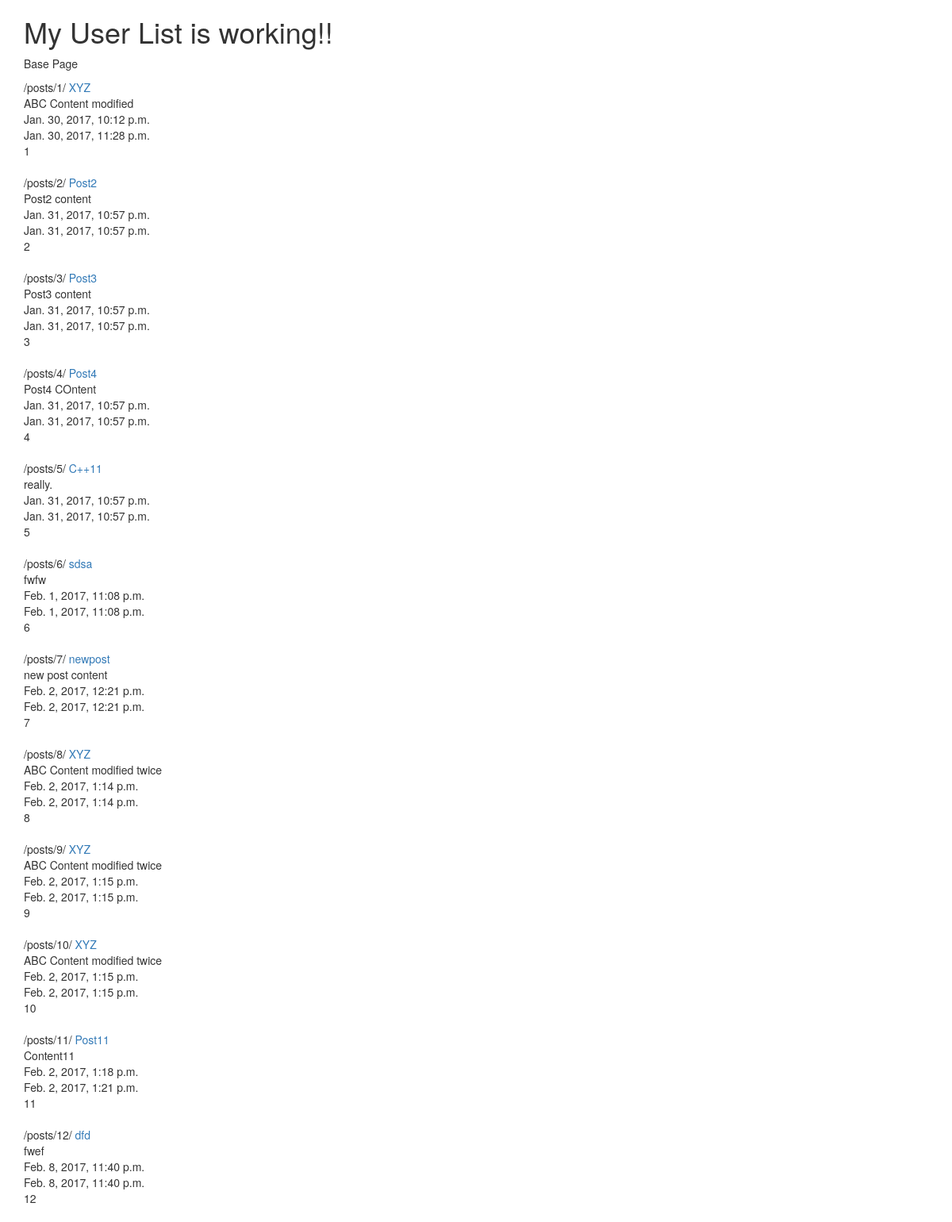
The page /posts/ (signed in) on the database its author committed.
### posts/models.py (models this page shows, shortened)
class Post(models.Model):
    title = models.CharField(max_length=200)
    content = models.TextField()
    created = models.DateTimeField(auto_now=False, auto_now_add=True)
    last_updated = models.DateTimeField(auto_now=True, auto_now_add=False)
    def get_content_upper(self):
        return self.content.upper()
    get_content_upper.short_description = 'Detail'
    def get_absolute_url(self):
        return reverse('first-posts:detail', kwargs={"pk": self.id})

### posts/views.py (the view)
def post_list(request):
    queryset = Post.objects.all()
    if request.user.is_authenticated():
        context = {
            "objects_list": queryset,
            "title": "My User List"
        }
    else:
        context = {
            "title": "List"
        }
    return render(request, 'post_list.html', context)

### posts/templates/post_list.html
{% extends 'base.html' %}
{% block content %}
<h1>{{ title }} is working!!</h1>
    <p>Base Page</p>
    {% for obj in objects_list %}
        {%  url 'first-posts:detail' pk=obj.id %}
        <a href="{{ obj.get_absolute_url }}">{{ obj.title }}</a></br/>
        {{ obj.content }}<br/>
        {{ obj.created }}<br/>
        {{ obj.last_updated }}<br/>
        {{ obj.id }}<br/><br/>
    {%  endfor %}
{% endblock content %}

### posts/templates/base.html (shortened to what this page needs)
{% load static %}
<!DOCTYPE html>
<html lang="en">
<head>
    <link rel="stylesheet" href="{% static 'posts/bootstrap-3.3.7/css/bootstrap.css' %}">
    <link rel="stylesheet" href="{% static 'posts/bootstrap-3.3.7/css/bootstrap-theme.css' %}">
</head>
<body>
<div class="container">
{% block content %}
{% endblock content %}
</div>
</body>
</html>

### rows shown on the page
Post: id "/posts/1/", title "XYZ", content "ABC Content modified", created "Jan. 30, 2017, 10:12 p.m.", last_updated "Jan. 30, 2017, 11:28 p.m.", id "1"
Post: id "/posts/2/", title "Post2", content "Post2 content", created "Jan. 31, 2017, 10:57 p.m.", last_updated "Jan. 31, 2017, 10:57 p.m.", id "2"
Post: id "/posts/3/", title "Post3", content "Post3 content", created "Jan. 31, 2017, 10:57 p.m.", last_updated "Jan. 31, 2017, 10:57 p.m.", id "3"
Post: id "/posts/4/", title "Post4", content "Post4 COntent", created "Jan. 31, 2017, 10:57 p.m.", last_updated "Jan. 31, 2017, 10:57 p.m.", id "4"
Post: id "/posts/5/", title "C++11", content "really.", created "Jan. 31, 2017, 10:57 p.m.", last_updated "Jan. 31, 2017, 10:57 p.m.", id "5"
Post: id "/posts/6/", title "sdsa", content "fwfw", created "Feb. 1, 2017, 11:08 p.m.", last_updated "Feb. 1, 2017, 11:08 p.m.", id "6"
Post: id "/posts/7/", title "newpost", content "new post content", created "Feb. 2, 2017, 12:21 p.m.", last_updated "Feb. 2, 2017, 12:21 p.m.", id "7"
Post: id "/posts/8/", title "XYZ", content "ABC Content modified twice", created "Feb. 2, 2017, 1:14 p.m.", last_updated "Feb. 2, 2017, 1:14 p.m.", id "8"
Post: id "/posts/9/", title "XYZ", content "ABC Content modified twice", created "Feb. 2, 2017, 1:15 p.m.", last_updated "Feb. 2, 2017, 1:15 p.m.", id "9"
Post: id "/posts/10/", title "XYZ", content "ABC Content modified twice", created "Feb. 2, 2017, 1:15 p.m.", last_updated "Feb. 2, 2017, 1:15 p.m.", id "10"
Post: id "/posts/11/", title "Post11", content "Content11", created "Feb. 2, 2017, 1:18 p.m.", last_updated "Feb. 2, 2017, 1:21 p.m.", id "11"
Post: id "/posts/12/", title "dfd", content "fwef", created "Feb. 8, 2017, 11:40 p.m.", last_updated "Feb. 8, 2017, 11:40 p.m.", id "12"

### other values the page prints
{{ title }} "My User List"
